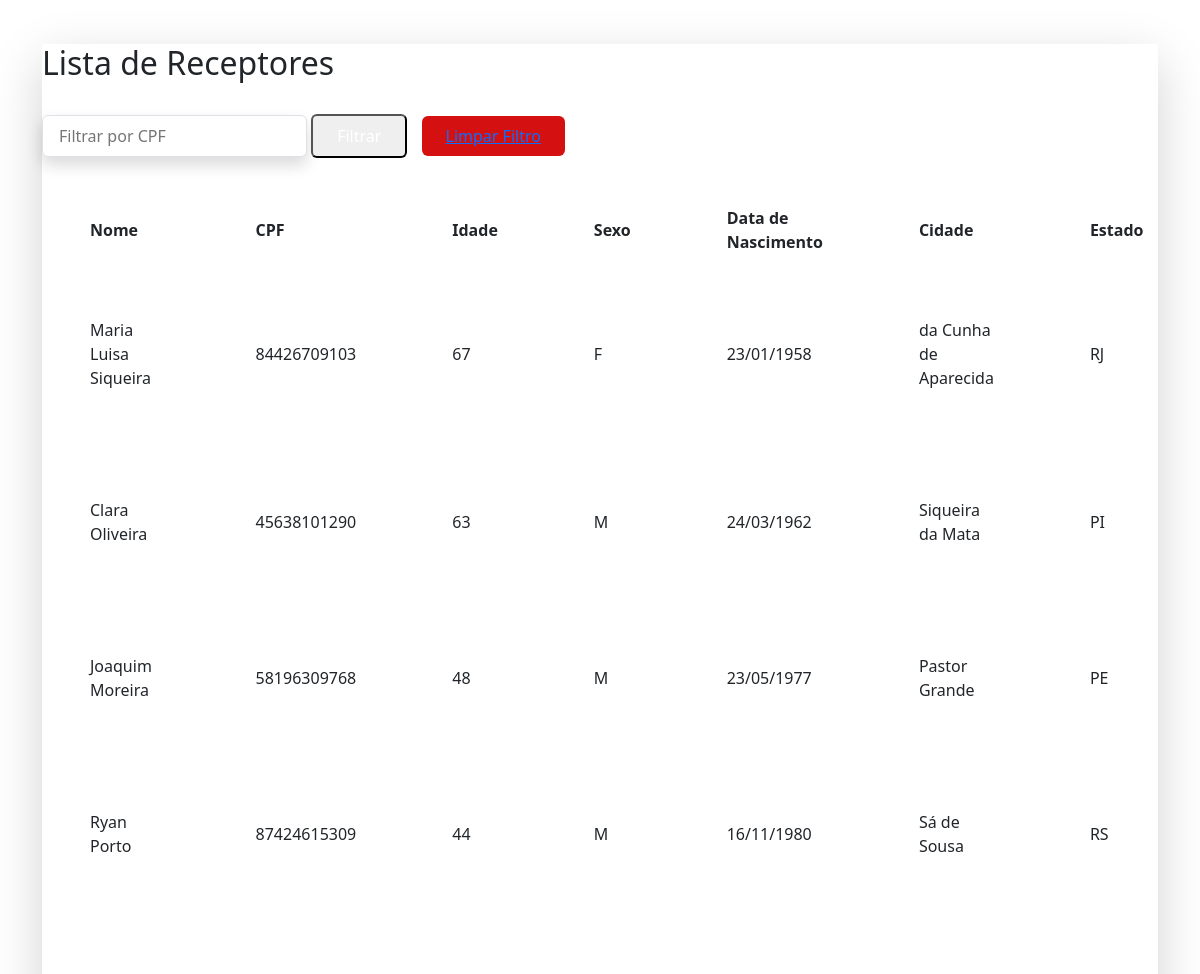
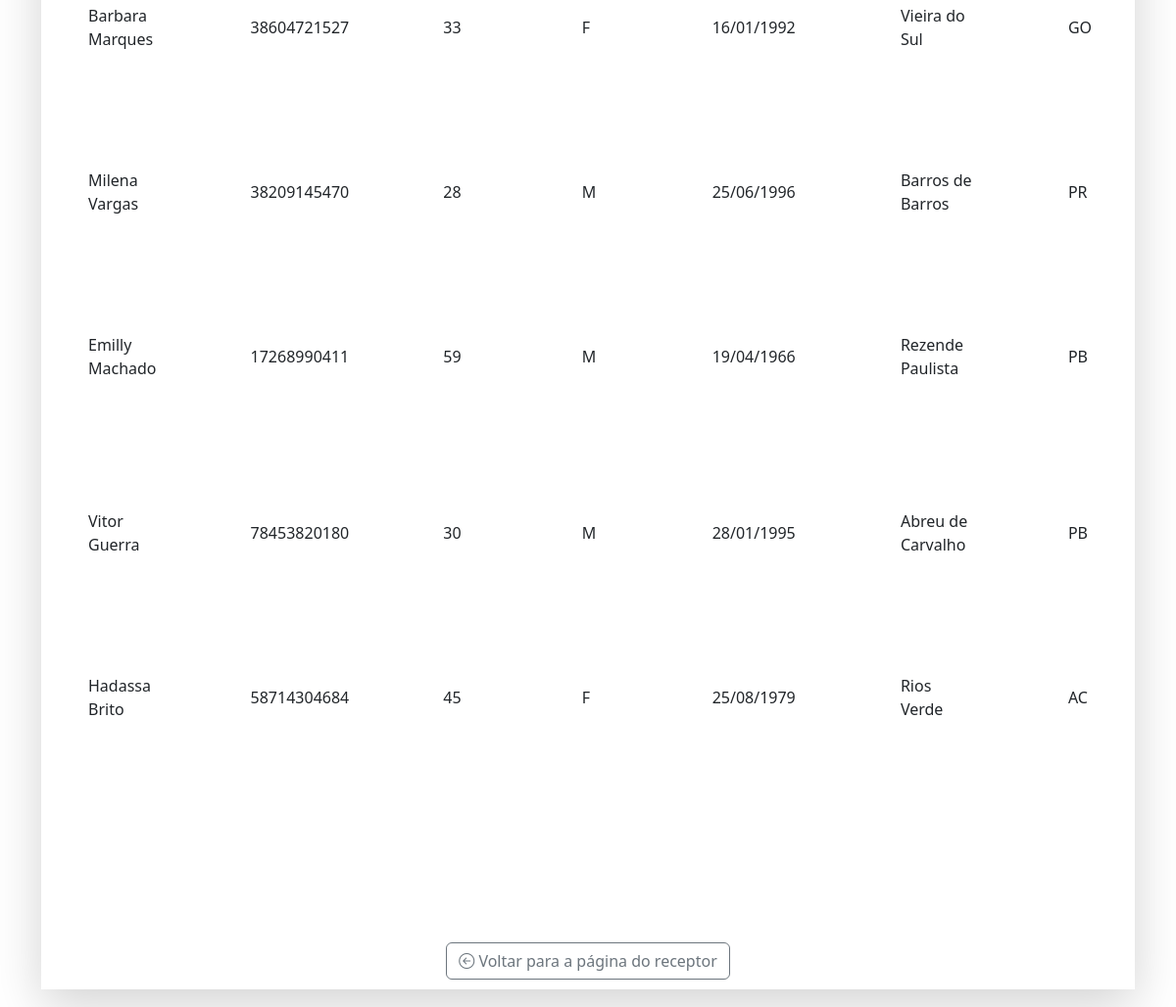
/receptores/ (signed in), run on the app's committed database (2 pictures, top to bottom).
### meuapp/models.py (models this page shows, shortened)
class Pessoa(models.Model):
    cpf = models.CharField(max_length=14, unique=True)
    nome = models.CharField(max_length=100)
    tipo_sanguineo = models.CharField(max_length=3, choices=TIPO_SANGUINEO_CHOICES)
    data_nascimento = models.DateField()
    sexo = models.CharField(max_length=1, choices=SEXO_CHOICES)
    profissao = models.CharField(max_length=100)
    estado_natal = models.CharField(max_length=2)
    cidade_natal = models.CharField(max_length=100)
    estado_residencia = models.CharField(max_length=2)
    cidade_residencia = models.CharField(max_length=100)
    estado_civil = models.CharField(max_length=20, choices=ESTADO_CIVIL_CHOICES)
    contato_emergencia = models.CharField(max_length=15)
    class Meta:
        abstract = True
    @property
    def idade(self):
        hoje = date.today()
        if self.data_nascimento:
            return hoje.year - self.data_nascimento.year - ((hoje.month, hoje.day) < (self.data_nascimento.month, self.data_nascimento.day))
        return None

class Receptor(Pessoa):
    orgao_necessario = models.CharField(max_length=50)
    gravidade_condicao = models.CharField(max_length=50)
    centro_transplante = models.CharField(max_length=100)
    posicao_lista_espera = models.CharField(max_length=1000)
    data_cadastro = models.DateField(auto_now_add=True)

### meuapp/views.py (the view)
# urls.py: path('receptores/', views.listar_receptores, name='listar_receptores'),
@user_passes_test(is_admin)
def listar_receptores(request):
    cpf = request.GET.get('cpf')
    receptores = Receptor.objects.all()
    if cpf:
        receptores = receptores.filter(cpf__icontains=cpf)
    paginator = Paginator(receptores, 10)
    page_number = request.GET.get('page')
    page_obj = paginator.get_page(page_number)
    return render(request, 'listar_receptores.html', {'page_obj': page_obj, 'cpf': cpf})

### meuapp/views.py (called while the page is built)
def is_admin(user):
    return user.is_authenticated and (user.is_staff or user.is_superuser)

### meuapp/templates/listar_receptores.html (shortened to what this page needs)
{% extends 'base.html' %}
{% block content %}
<section class="bg-white rounded-lg shadow-lg p-6">
    <h2 class="text-2xl font-semibold text-blue-600 mb-4">Lista de Receptores</h2>
    <form method="get" class="mb-4">
        <div class="flex space-x-4">
            <input type="text" name="cpf" id="cpf" placeholder="Filtrar por CPF"
                class="shadow appearance-none border rounded w-full py-2 px-3 text-gray-700 leading-tight focus:outline-none focus:shadow-outline">
            <button type="submit" class="bg-blue-500 hover:bg-blue-700 text-white font-bold py-2 px-4 rounded focus:outline-none focus:shadow-outline">
            </button>
            <a href="{% url 'listar_receptores' %}" class="bg-gray-300 hover:bg-gray-400 text-gray-800 font-bold py-2 px-4 rounded focus:outline-none focus:shadow-outline">
                Limpar Filtro
            </a>
        </div>
    </form>
    {% if page_obj %}
        <div class="overflow-x-auto">
            <table class="min-w-full leading-normal shadow-md rounded-lg overflow-hidden">
                <thead class="bg-gray-200 text-gray-700">
                    <tr>
                        <th class="px-5 py-3 border-b-2 border-gray-200 text-left text-xs font-semibold uppercase tracking-wider">Nome</th>
                        <th class="px-5 py-3 border-b-2 border-gray-200 text-left text-xs font-semibold uppercase tracking-wider">CPF</th>
                        <th class="px-5 py-3 border-b-2 border-gray-200 text-left text-xs font-semibold uppercase tracking-wider">Idade</th>
                        <th class="px-5 py-3 border-b-2 border-gray-200 text-left text-xs font-semibold uppercase tracking-wider">Sexo</th>
                        <th class="px-5 py-3 border-b-2 border-gray-200 text-left text-xs font-semibold uppercase tracking-wider">Data de Nascimento</th>
                        <th class="px-5 py-3 border-b-2 border-gray-200 text-left text-xs font-semibold uppercase tracking-wider">Cidade</th>
                        <th class="px-5 py-3 border-b-2 border-gray-200 text-left text-xs font-semibold uppercase tracking-wider">Estado</th>
                    </tr>
                </thead>
                <tbody class="bg-white">
                    {% for receptor in page_obj %}
                        <tr>
                            <td class="px-5 py-5 border-b border-gray-200 text-sm">{{ receptor.nome }}</td>
                            <td class="px-5 py-5 border-b border-gray-200 text-sm">{{ receptor.cpf }}</td>
                            <td class="px-5 py-5 border-b border-gray-200 text-sm">{{ receptor.idade }}</td>
                            <td class="px-5 py-5 border-b border-gray-200 text-sm">{{ receptor.sexo }}</td>
                            <td class="px-5 py-5 border-b border-gray-200 text-sm">{{ receptor.data_nascimento|date:"d/m/Y" }}</td>
                            <td class="px-5 py-5 border-b border-gray-200 text-sm">{{ receptor.cidade_residencia }}</td>
                            <td class="px-5 py-5 border-b border-gray-200 text-sm">{{ receptor.estado_residencia }}</td>
                        </tr>
                    {% endfor %}
                </tbody>
            </table>
        </div>
    {% else %}
        <p class="text-gray-700">Nenhum receptor encontrado.</p>
    {% endif %}
    <div class="text-center mt-6">
        <a href="{% url 'pagina_do_receptor' %}" class="btn btn-outline-secondary">
        <i class="bi bi-arrow-left-circle"></i> Voltar para a página do receptor
        </a>
    </div>
</section>
{% endblock %}

### meuapp/templates/base.html (style rules this page uses)
body { font-family: Arial, sans-serif; background-color: #f0f4f8; margin: 0; padding: 20px; }
a { display: inline-block; margin: 10px; padding: 10px 20px; background-color: #d51010; color: white; text-decoration: none; border-radius: 5px; }

### data on the page
Receptor: nome "Maria Luisa Siqueira", cpf "84426709103", idade "67", sexo "F", data_nascimento "23/01/1958", cidade_residencia "da Cunha de Aparecida", estado_residencia "RJ"
Receptor: nome "Clara Oliveira", cpf "45638101290", idade "63", sexo "M", data_nascimento "24/03/1962", cidade_residencia "Siqueira da Mata", estado_residencia "PI"
Receptor: nome "Joaquim Moreira", cpf "58196309768", idade "48", sexo "M", data_nascimento "23/05/1977", cidade_residencia "Pastor Grande", estado_residencia "PE"
Receptor: nome "Ryan Porto", cpf "87424615309", idade "44", sexo "M", data_nascimento "16/11/1980", cidade_residencia "Sá de Sousa", estado_residencia "RS"
Receptor: nome "Barbara Marques", cpf "38604721527", idade "33", sexo "F", data_nascimento "16/01/1992", cidade_residencia "Vieira do Sul", estado_residencia "GO"
Receptor: nome "Milena Vargas", cpf "38209145470", idade "28", sexo "M", data_nascimento "25/06/1996", cidade_residencia "Barros de Barros", estado_residencia "PR"
Receptor: nome "Emilly Machado", cpf "17268990411", idade "59", sexo "M", data_nascimento "19/04/1966", cidade_residencia "Rezende Paulista", estado_residencia "PB"
Receptor: nome "Vitor Guerra", cpf "78453820180", idade "30", sexo "M", data_nascimento "28/01/1995", cidade_residencia "Abreu de Carvalho", estado_residencia "PB"
Receptor: nome "Hadassa Brito", cpf "58714304684", idade "45", sexo "F", data_nascimento "25/08/1979", cidade_residencia "Rios Verde", estado_residencia "AC"
